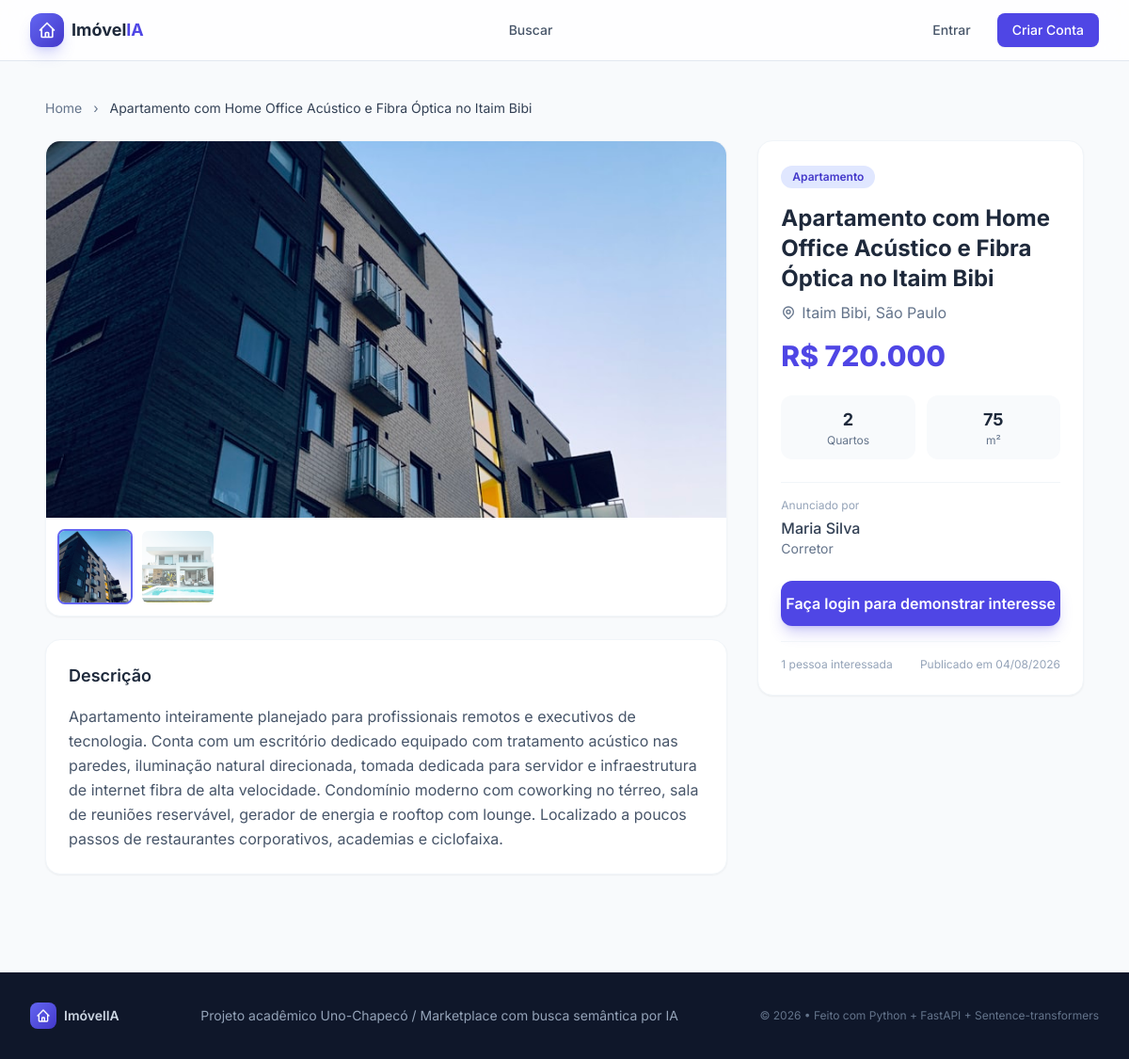
The app's page /imoveis/1 with its own data.
### app/models.py (models this page shows)
class Imovel(Base):
    __tablename__ = "imoveis"
    id = Column(Integer, primary_key=True, index=True)
    usuario_id = Column(Integer, ForeignKey("usuarios.id"), nullable=False)
    titulo = Column(String(200), nullable=False)
    descricao = Column(Text, nullable=False)
    preco = Column(Float, nullable=False)
    cidade = Column(String(100), nullable=False)
    bairro = Column(String(100), nullable=False)
    quartos = Column(Integer, default=1)
    area = Column(Float, nullable=True)  # metros quadrados
    tipo_imovel = Column(String(50), nullable=False)  # apartamento, casa, cobertura, terreno, comercial
    embedding = Column(Text, nullable=True)  # JSON serializado do vetor de embedding
    criado_em = Column(DateTime, default=datetime.utcnow)
    proprietario = relationship("Usuario", back_populates="imoveis")
    imagens = relationship("Imagem", back_populates="imovel", cascade="all, delete-orphan")
    interesses = relationship("Interesse", back_populates="imovel", cascade="all, delete-orphan")

class Imagem(Base):
    __tablename__ = "imagens"
    id = Column(Integer, primary_key=True, index=True)
    imovel_id = Column(Integer, ForeignKey("imoveis.id"), nullable=False)
    caminho = Column(String(500), nullable=False)  # caminho relativo em static/uploads/
    ordem = Column(Integer, default=0)
    imovel = relationship("Imovel", back_populates="imagens")

class Usuario(Base):
    __tablename__ = "usuarios"
    id = Column(Integer, primary_key=True, index=True)
    nome = Column(String(150), nullable=False)
    email = Column(String(255), unique=True, nullable=False, index=True)
    senha_hash = Column(String(255), nullable=False)
    tipo_usuario = Column(String(50), default="proprietario")  # proprietario, corretor, imobiliaria
    criado_em = Column(DateTime, default=datetime.utcnow)
    imoveis = relationship("Imovel", back_populates="proprietario", cascade="all, delete-orphan")
    interesses = relationship("Interesse", back_populates="usuario", cascade="all, delete-orphan")

### app/routes/imovel_routes.py (the view)
@router.get("/imoveis/{imovel_id}")
async def detalhe_imovel(
    imovel_id: int,
    request: Request,
    usuario: Usuario = Depends(obter_usuario_logado),
    db: Session = Depends(get_db),
):
    imovel = db.query(Imovel).filter(Imovel.id == imovel_id).first()
    if not imovel:
        raise HTTPException(status_code=404, detail="Imóvel não encontrado")
    ja_interessado = False
    if usuario:
        ja_interessado = db.query(Interesse).filter(
            Interesse.imovel_id == imovel_id,
            Interesse.usuario_id == usuario.id,
        ).first() is not None
    return templates.TemplateResponse(
        request=request,
        name="detalhe_imovel.html",
        context={
            "usuario": usuario,
            "imovel": imovel,
            "ja_interessado": ja_interessado,
        },
    )

### templates/detalhe_imovel.html (shortened to what this page needs)
{% extends "base.html" %}
{% block conteudo %}
<div class="max-w-6xl mx-auto px-4 sm:px-6 py-10">
    <nav class="mb-6 text-sm text-slate-500">
        <a href="/" class="hover:text-primary-600 transition-colors">Home</a>
        <span class="mx-2">›</span>
        <span class="text-slate-700">{{ imovel.titulo }}</span>
    </nav>
    <div class="grid grid-cols-1 lg:grid-cols-3 gap-8">
        <div class="lg:col-span-2 space-y-6">
            <div class="bg-white rounded-2xl border border-slate-100 shadow-sm overflow-hidden">
                {% if imovel.imagens|length > 0 %}
                <div class="relative">
                    <img id="imagem-principal"
                         src="/static/uploads/{{ imovel.imagens[0].caminho }}"
                         alt="{{ imovel.titulo }}"
                         class="w-full h-[400px] object-cover">
                </div>
                {% if imovel.imagens|length > 1 %}
                <div class="p-3 flex gap-2 overflow-x-auto">
                    {% for img in imovel.imagens %}
                    <img src="/static/uploads/{{ img.caminho }}"
                         alt="Foto {{ loop.index }}"
                         class="thumbnail-img w-20 h-20 object-cover rounded-lg border-2 border-transparent cursor-pointer hover:opacity-100 {{ 'thumbnail-active' if loop.index == 1 else 'opacity-60' }} transition-all"
                         onclick="trocarImagemPrincipal('/static/uploads/{{ img.caminho }}', this)">
                    {% endfor %}
                </div>
                {% endif %}
                {% endif %}
            </div>
            <div class="bg-white rounded-2xl border border-slate-100 shadow-sm p-6">
                <h2 class="text-lg font-semibold text-slate-800 mb-4">Descrição</h2>
                <div class="text-slate-600 leading-relaxed whitespace-pre-line">{{ imovel.descricao }}</div>
            </div>
        </div>
        <div class="space-y-6">
            <div class="bg-white rounded-2xl border border-slate-100 shadow-sm p-6 sticky top-24">
                <span class="inline-block bg-primary-100 text-primary-700 text-xs font-semibold px-3 py-1 rounded-full capitalize mb-4">
                    {{ imovel.tipo_imovel }}
                </span>
                <h1 class="text-2xl font-bold text-slate-800 mb-2">{{ imovel.titulo }}</h1>
                <p class="text-slate-500 flex items-center gap-1.5 mb-4">
                    {{ imovel.bairro }}, {{ imovel.cidade }}
                </p>
                <div class="text-3xl font-extrabold text-primary-600 mb-6">
                    R$ {{ "{:,.0f}".format(imovel.preco).replace(",", ".") }}
                </div>
                <div class="grid grid-cols-2 gap-3 mb-6">
                    <div class="bg-slate-50 rounded-xl p-3 text-center">
                        <p class="text-lg font-bold text-slate-800">{{ imovel.quartos }}</p>
                        <p class="text-xs text-slate-500">Quarto{{ 's' if imovel.quartos != 1 }}</p>
                    </div>
                    {% if imovel.area %}
                    <div class="bg-slate-50 rounded-xl p-3 text-center">
                        <p class="text-lg font-bold text-slate-800">{{ imovel.area|int }}</p>
                        <p class="text-xs text-slate-500">m²</p>
                    </div>
                    {% endif %}
                </div>
                <div class="border-t border-slate-100 pt-4 mb-6">
                    <p class="text-xs text-slate-400 mb-1">Anunciado por</p>
                    <p class="font-medium text-slate-700">{{ imovel.proprietario.nome }}</p>
                    <p class="text-sm text-slate-500 capitalize">{{ imovel.proprietario.tipo_usuario }}</p>
                </div>
                {% if usuario %}
                    {% if usuario.id == imovel.usuario_id %}
                    <div class="flex gap-2">
                        <a href="/imoveis/{{ imovel.id }}/editar"
                           class="flex-1 py-3 bg-slate-100 hover:bg-slate-200 text-slate-700 font-medium rounded-xl transition-colors text-center text-sm">
                            ✏️ Editar
                        </a>
                        <form id="form-excluir-{{ imovel.id }}" action="/imoveis/{{ imovel.id }}/excluir" method="post" class="flex-1">
                            <button type="button" onclick="confirmarExclusao('form-excluir-{{ imovel.id }}')"
                                    class="w-full py-3 bg-red-50 hover:bg-red-100 text-red-600 font-medium rounded-xl transition-colors text-sm">
                                🗑️ Excluir
                            </button>
                        </form>
                    </div>
                    {% elif ja_interessado %}
                    <div class="py-3 bg-accent-50 text-accent-700 font-medium rounded-xl text-center text-sm">
                        ✅ Você já demonstrou interesse
                    </div>
                    {% else %}
                    <form action="/imoveis/{{ imovel.id }}/interesse" method="post" class="space-y-3">
                        <textarea name="mensagem" rows="2"
                                  placeholder="Deixe uma mensagem para o anunciante (opcional)"
                                  class="w-full px-4 py-2.5 border border-slate-200 rounded-xl text-sm focus:border-primary-500 transition-colors bg-slate-50 focus:bg-white resize-none"></textarea>
                        <button type="submit"
                                class="w-full py-3 bg-primary-600 hover:bg-primary-700 text-white font-semibold rounded-xl transition-colors shadow-lg shadow-primary-600/25">
                            💬 Tenho Interesse
                        </button>
                    </form>
                    {% endif %}
                {% else %}
                <a href="/login"
                   class="block w-full py-3 bg-primary-600 hover:bg-primary-700 text-white font-semibold rounded-xl transition-colors shadow-lg shadow-primary-600/25 text-center">
                    Faça login para demonstrar interesse
                </a>
                {% endif %}
                <div class="mt-4 pt-4 border-t border-slate-100 flex items-center justify-between text-xs text-slate-400">
                    <span>{{ imovel.interesses|length }} pessoa{{ 's' if imovel.interesses|length != 1 }} interessada{{ 's' if imovel.interesses|length != 1 }}</span>
                    <span>Publicado em {{ imovel.criado_em.strftime('%d/%m/%Y') }}</span>
                </div>
            </div>
        </div>
    </div>
</div>
{% endblock %}

### static/css/custom.css (style rules this page uses)
.thumbnail-active { border-color: #6366f1 !important; opacity: 1 !important; }
html { scroll-behavior: smooth; }

### records on screen
Imovel: titulo "Apartamento com Home Office Acústico e Fibra Óptica no Itaim Bibi", descricao "Apartamento inteiramente planejado para profissionais remotos e executivos de tecnologia. Conta com um escritório dedicado equipado com tratamento acústico nas paredes, iluminação natural direcionada, tomada dedicada para servidor e infraestrutura de internet fibra de alta velocidade. Condomínio moderno com coworking no térreo, sala de reuniões reservável, gerador de energia e rooftop com lounge. Localizado a poucos passos de restaurantes corporativos, academias e ciclofaixa.", tipo_imovel "Apartamento", bairro "Itaim Bibi", cidade "São Paulo", preco "720.000", quartos "2", quartos "s", area "75", criado_em "04/08/2026"
Imagem: caminho (picture)
Imagem: caminho (picture)
Usuario: proprietario.nome "Maria Silva", proprietario.tipo_usuario "Corretor"

### other values on screen
{{ imovel.interesses|length }} "1"
